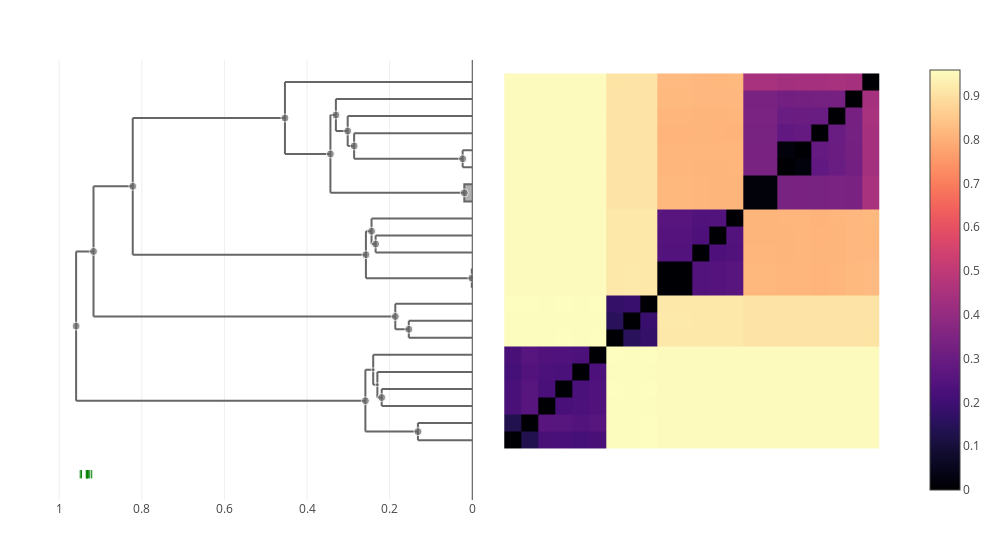

The notebook cell saved with this chart:
### Markdown cell above
### frederiksenii

### Code cell
let taxon = "frederiksenii"
    trees[taxon] = cluster_annotate(cdata, taxon)
    plot(clustermap(cdata, trees[taxon]))
end

### Figure 1 — Plotly figure (JSON) as saved in the notebook; plotly's stock layout.template omitted (floating-point values rounded to 4 significant figures; data arrays with more than 128 entries replaced by an {"elided": "..."} marker saying what was removed)
{"data": [{"colorscale": {"elided": "256x2 mixed values"}, "type": "heatmap", "x": [0.5, 1.5, 2.5, 3.5, 4.5, 5.5, 6.5, 7.5, 8.5, 9.5, 11.5, 12.5, 13.5, 14.5, 16.5, 17.5, 18.5, 19.5, 20.5, 21.5, 22.5], "y": [0.5, 1.5, 2.5, 3.5, 4.5, 5.5, 6.5, 7.5, 8.5, 9.5, 11.5, 12.5, 13.5, 14.5, 16.5, 17.5, 18.5, 19.5, 20.5, 21.5, 22.5], "z": {"elided": "20x20 float values"}}, {"hoverinfo": "skip", "line": {"color": "#666666"}, "mode": "lines", "showlegend": false, "type": "scatter", "x": [0.2399, 0.2399, null, 0.2399, 0.2298, null, 0.2399, 0, null], "xaxis": "x2", "y": [4.25, 6, null, 4.25, 4.25, null, 6, 6, null], "yaxis": "y"}, {"hoverinfo": "skip", "line": {"color": "#666666"}, "mode": "lines", "showlegend": false, "type": "scatter", "x": [0.4535, 0.4535, null, 0.4535, 0.3434, null, 0.4535, 0, null], "xaxis": "x2", "y": [17.78, 22, null, 17.78, 17.78, null, 22, 22, null], "yaxis": "y"}, {"hoverinfo": "skip", "line": {"color": "#666666"}, "mode": "lines", "showlegend": false, "type": "scatter", "x": [0.3434, 0.3434, null, 0.3434, 0.0193, null, 0.3434, 0.3302, null], "xaxis": "x2", "y": [15.5, 20.06, null, 15.5, 15.5, null, 20.06, 20.06, null], "yaxis": "y"}, {"hoverinfo": "skip", "line": {"color": "#666666"}, "mode": "lines", "showlegend": false, "type": "scatter", "x": [0.9591, 0.9591, null, 0.9591, 0.2588, null, 0.9591, 0.917, null], "xaxis": "x2", "y": [3.312, 12.07, null, 3.312, 3.312, null, 12.07, 12.07, null], "yaxis": "y"}, {"hoverinfo": "skip", "line": {"color": "#666666"}, "mode": "lines", "showlegend": false, "type": "scatter", "x": [0.1316, 0.1316, null, 0.1316, 0, null, 0.1316, 0, null], "xaxis": "x2", "y": [1, 2, null, 1, 1, null, 2, 2, null], "yaxis": "y"}, {"hoverinfo": "skip", "line": {"color": "#666666"}, "mode": "lines", "showlegend": false, "type": "scatter", "x": [0.0233, 0.0233, null, 0.0233, 0, null, 0.0233, 0, null], "xaxis": "x2", "y": [17, 18, null, 17, 17, null, 18, 18, null], "yaxis": "y"}, {"hoverinfo": "skip", "line": {"color": "#666666"}, "mode": "lines", "showlegend": false, "type": "scatter", "x": [0.2588, 0.2588, null, 0.2588, 0.1316, null, 0.2588, 0.2399, null], "xaxis": "x2", "y": [1.5, 5.125, null, 1.5, 1.5, null, 5.125, 5.125, null], "yaxis": "y"}, {"hoverinfo": "skip", "line": {"color": "#666666"}, "mode": "lines", "showlegend": false, "type": "scatter", "x": [0.917, 0.917, null, 0.917, 0.1864, null, 0.917, 0.822, null], "xaxis": "x2", "y": [8.25, 15.88, null, 8.25, 8.25, null, 15.88, 15.88, null], "yaxis": "y"}, {"hoverinfo": "skip", "line": {"color": "#666666"}, "mode": "lines", "showlegend": false, "type": "scatter", "x": [0.2193, 0.2193, null, 0.2193, 0, null, 0.2193, 0, null], "xaxis": "x2", "y": [3, 4, null, 3, 3, null, 4, 4, null], "yaxis": "y"}, {"hoverinfo": "skip", "line": {"color": "#666666"}, "mode": "lines", "showlegend": false, "type": "scatter", "x": [0.2575, 0.2575, null, 0.2575, 0.001195, null, 0.2575, 0.2439, null], "xaxis": "x2", "y": [10.5, 13.25, null, 10.5, 10.5, null, 13.25, 13.25, null], "yaxis": "y"}, {"fill": "toself", "hoverinfo": "skip", "line": {"color": "#666666"}, "mode": "lines", "showlegend": false, "type": "scatter", "x": [0, 0.0193, 0.0193, 0], "xaxis": "x2", "y": [15, 15, 16, 16], "yaxis": "y"}, {"hoverinfo": "skip", "line": {"color": "#666666"}, "mode": "lines", "showlegend": false, "type": "scatter", "x": [0.3016, 0.3016, null, 0.3016, 0.286, null, 0.3016, 0, null], "xaxis": "x2", "y": [18.25, 20, null, 18.25, 18.25, null, 20, 20, null], "yaxis": "y"}, {"hoverinfo": "skip", "line": {"color": "#666666"}, "mode": "lines", "showlegend": false, "type": "scatter", "x": [0.1864, 0.1864, null, 0.1864, 0.1537, null, 0.1864, 0, null], "xaxis": "x2", "y": [7.5, 9, null, 7.5, 7.5, null, 9, 9, null], "yaxis": "y"}, {"hoverinfo": "skip", "line": {"color": "#666666"}, "mode": "lines", "showlegend": false, "type": "scatter", "x": [0.3302, 0.3302, null, 0.3302, 0.3016, null, 0.3302, 0, null], "xaxis": "x2", "y": [19.12, 21, null, 19.12, 19.12, null, 21, 21, null], "yaxis": "y"}, {"fill": "toself", "hoverinfo": "skip", "line": {"color": "#666666"}, "mode": "lines", "showlegend": false, "type": "scatter", "x": [0, 0.001195, 0.001195, 0], "xaxis": "x2", "y": [10, 10, 11, 11], "yaxis": "y"}, {"hoverinfo": "skip", "line": {"color": "#666666"}, "mode": "lines", "showlegend": false, "type": "scatter", "x": [0.234, 0.234, null, 0.234, 0, null, 0.234, 0, null], "xaxis": "x2", "y": [12, 13, null, 12, 12, null, 13, 13, null], "yaxis": "y"}, {"hoverinfo": "skip", "line": {"color": "#666666"}, "mode": "lines", "showlegend": false, "type": "scatter", "x": [0.1537, 0.1537, null, 0.1537, 0, null, 0.1537, 0, null], "xaxis": "x2", "y": [7, 8, null, 7, 7, null, 8, 8, null], "yaxis": "y"}, {"hoverinfo": "skip", "line": {"color": "#666666"}, "mode": "lines", "showlegend": false, "type": "scatter", "x": [0.286, 0.286, null, 0.286, 0.0233, null, 0.286, 0, null], "xaxis": "x2", "y": [17.5, 19, null, 17.5, 17.5, null, 19, 19, null], "yaxis": "y"}, {"hoverinfo": "skip", "line": {"color": "#666666"}, "mode": "lines", "showlegend": false, "type": "scatter", "x": [0.822, 0.822, null, 0.822, 0.2575, null, 0.822, 0.4535, null], "xaxis": "x2", "y": [11.88, 19.89, null, 11.88, 11.88, null, 19.89, 19.89, null], "yaxis": "y"}, {"hoverinfo": "skip", "line": {"color": "#666666"}, "mode": "lines", "showlegend": false, "type": "scatter", "x": [0.2439, 0.2439, null, 0.2439, 0.234, null, 0.2439, 0, null], "xaxis": "x2", "y": [12.5, 14, null, 12.5, 12.5, null, 14, 14, null], "yaxis": "y"}, {"hoverinfo": "skip", "line": {"color": "#666666"}, "mode": "lines", "showlegend": false, "type": "scatter", "x": [0.2298, 0.2298, null, 0.2298, 0.2193, null, 0.2298, 0, null], "xaxis": "x2", "y": [3.5, 5, null, 3.5, 3.5, null, 5, 5, null], "yaxis": "y"}, {"customdata": [[33, 3], [32, 4], [40, 8], [39, 7], [43, 22], [26, 2], [35, 6], [42, 16], [29, 2], [34, 5], [25, 2], [24, 2], [37, 4], [28, 3], [38, 5], [23, 2], [31, 2], [27, 2], [36, 3], [41, 13], [30, 3]], "hovertemplate": "ID: %{customdata[0]}<br>\nHeight: %{x:.3f}<br>\nGenome count: %{customdata[1]}\n<extra></extra>\n", "marker": {"color": "#666666", "size": [8, 4, 8, 8, 8, 8, 8, 8, 8, 8, 8, 8, 8, 8, 8, 8, 8, 8, 8, 8, 4]}, "mode": "markers", "showlegend": false, "type": "scatter", "x": [0.2439, 0.2399, 0.4535, 0.3434, 0.9591, 0.1316, 0.2588, 0.917, 0.2193, 0.2575, 0.0233, 0.0193, 0.3016, 0.1864, 0.3302, 0.001195, 0.234, 0.1537, 0.286, 0.822, 0.2298], "xaxis": "x2", "y": [13.25, 5.125, 19.89, 17.78, 7.689, 1.5, 3.312, 12.07, 3.5, 11.88, 17.5, 15.5, 19.12, 8.25, 20.06, 10.5, 12.5, 7.5, 18.25, 15.88, 4.25], "yaxis": "y"}, {"hovertemplate": "%{text} <br>\n%{x}\n<extra></extra>\n", "marker": {"color": "green", "line": {"color": "green", "width": 1}, "symbol": "line-ns"}, "mode": "markers", "text": ["enterocolitica", "rohdei", "kristensenii", "aleksiciae", "bercovieri", "intermedia", "mollaretii", "pekkanenii", "aldovae"], "type": "scatter", "x": [0.9213, 0.926, 0.9294, 0.9314, 0.9323, 0.9332, 0.9347, 0.9459, 0.9492], "xaxis": "x2", "y": [-1, -1, -1, -1, -1, -1, -1, -1, -1, -1]}], "layout": {"height": 550, "hovermode": "closest", "margin": {"b": 50, "l": 50, "r": 50, "t": 60}, "showlegend": false, "width": 1000, "xaxis": {"domain": [0.505, 1], "scaleanchor": "y", "visible": false}, "xaxis2": {"autorange": "reversed", "domain": [0, 0.495], "rangemode": "nonnegative", "showspikes": true, "spikedash": "solid", "spikemode": "across", "spikethickness": 1}, "yaxis": {"scaleanchor": "x", "visible": false}}}
